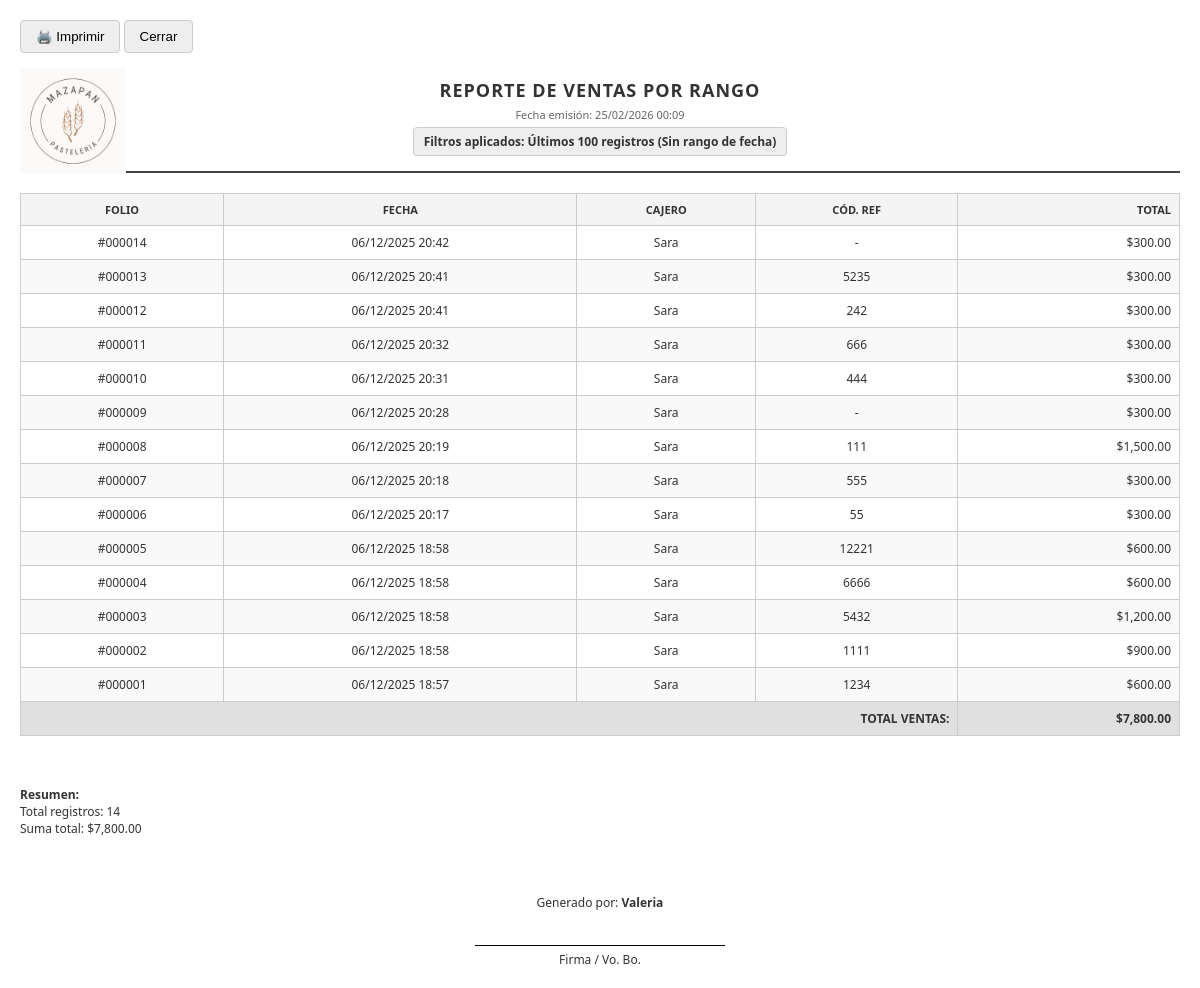
Page /reporte_ventas.php (signed in) on the committed database.
### tables this page shows
CREATE TABLE `ventas` (
  `id` int(10) UNSIGNED NOT NULL,
  `fecha` datetime NOT NULL DEFAULT current_timestamp(),
  `id_usuario` int(10) UNSIGNED NOT NULL,
  `subtotal` decimal(10,2) DEFAULT NULL,
  `iva` decimal(10,2) DEFAULT NULL,
  `total` decimal(10,2) DEFAULT NULL,
  `codigo_externo` varchar(50) DEFAULT NULL
);

CREATE TABLE `usuarios` (
  `id` int(10) UNSIGNED NOT NULL,
  `nombre` varchar(100) NOT NULL,
  `correo` varchar(120) NOT NULL,
  `contrasena` varchar(255) NOT NULL,
  `rol` enum('admin','usuario') NOT NULL DEFAULT 'usuario',
  `activo` tinyint(1) NOT NULL DEFAULT 1,
  `creado_en` timestamp NOT NULL DEFAULT current_timestamp()
);

### reporte_ventas.php (the view, shortened to what this page needs)
<?php
require 'db.php';
$fecha_ini = isset($_GET['f_ini']) ? $_GET['f_ini'] : '';
$fecha_fin = isset($_GET['f_fin']) ? $_GET['f_fin'] : '';
$condicion = "";
$texto_filtro = "";
if (!empty($fecha_ini) && !empty($fecha_fin)) {
    $condicion = " WHERE v.fecha BETWEEN '$fecha_ini 00:00:00' AND '$fecha_fin 23:59:59' ORDER BY v.id ASC";
    $texto_filtro = "Filtros aplicados: Fecha del " . date("d/m/Y", strtotime($fecha_ini)) . " al " . date("d/m/Y", strtotime($fecha_fin));
} else {
    $condicion = " ORDER BY v.id DESC LIMIT 100";
    $texto_filtro = "Filtros aplicados: Últimos 100 registros (Sin rango de fecha)";
}
$sql = "SELECT v.*, u.nombre as cajero
        FROM ventas v
        JOIN usuarios u ON v.id_usuario = u.id
        $condicion";
$ventas = $conn->query($sql);
?>
<!DOCTYPE html>
<html lang="es">
<head>
</head>
<body onload="window.print()">
    <div class="no-print"  style="margin-bottom:15px;">
        <button class="btn" onclick="window.print()">🖨️ Imprimir</button>
        <button class="btn" onclick="window.close()">Cerrar</button>
    </div>
    <div class="header-wrapper">
        <img src="img_items/logo.png" alt="Logo" class="logo" onerror="this.style.display='none'">
        <div class="header-content">
            <h2>Reporte de Ventas por Rango</h2>
            <div class="info">Fecha emisión: <?= date("d/m/Y H:i") ?></div>
            <div class="badge-filtro"><?= $texto_filtro ?></div>
        </div>
    </div>
    <table>
        <thead>
            <tr>
                <th>Folio</th>
                <th>Fecha</th>
                <th>Cajero</th>
                <th>Cód. Ref</th>
                <th class="text-right">Total</th>
            </tr>
        </thead>
        <tbody>
            <?php
            $total_gral = 0; $count = 0;
            while($r = $ventas->fetch_assoc()):
                $total_gral += $r['total']; $count++;
            ?>
            <tr>
                <td>#<?= str_pad($r['id'], 6, "0", STR_PAD_LEFT) ?></td>
                <td><?= date("d/m/Y H:i", strtotime($r['fecha'])) ?></td>
                <td><?= $r['cajero'] ?></td>
                <td><?= $r['codigo_externo'] ?: '-' ?></td>
                <td class="text-right">$<?= number_format($r['total'], 2) ?></td>
            </tr>
            <?php endwhile; ?>
            <tr style="background:#e0e0e0; font-weight:bold;">
                <td colspan="4" class="text-right">TOTAL VENTAS:</td>
                <td class="text-right">$<?= number_format($total_gral, 2) ?></td>
            </tr>
        </tbody>
    </table>
    <div class="footer-report">
        <strong>Resumen:</strong><br>
        Total registros: <?= $count ?><br>
        Suma total: $<?= number_format($total_gral, 2) ?><br><br>
        <div class="signature-box">
            Generado por: <strong><?= htmlspecialchars($_SESSION['user_name']) ?></strong>
            <br><br><br>
            <div class="linea-firma"></div>
            <div style="margin-top:5px;">Firma / Vo. Bo.</div>
        </div>
    </div>
</body>
</html>

### reporte_ventas.php (style rules this page uses)
body { font-family: 'Segoe UI', Tahoma, Geneva, Verdana, sans-serif; margin: 20px; font-size: 12px; color: #333; }
.header-wrapper { position: relative; min-height: 80px; border-bottom: 2px solid #444; padding-bottom: 15px; margin-bottom: 20px; }
.logo { position: absolute; top: 0; left: 0; width: 28mm; }
.header-content { text-align: center; width: 100%; padding-top: 5px; }
h2 { margin: 5px 0; text-transform: uppercase; letter-spacing: 1px; }
.info { font-size: 11px; color: #666; margin-bottom: 5px; }
.badge-filtro { background: #eee; padding: 5px 10px; border-radius: 4px; border: 1px solid #ccc; font-weight: bold; display: inline-block; }
table { width: 100%; border-collapse: collapse; margin-top: 10px; }
th, td { border: 1px solid #ccc; padding: 8px; text-align: center; }
th { background-color: #f4f4f4; font-weight: bold; text-transform: uppercase; font-size: 11px; }
tr:nth-child(even) { background-color: #f9f9f9; }
.text-right { text-align: right; }
.footer-report { margin-top: 50px; page-break-inside: avoid; }
.signature-box { margin-top: 40px; text-align: center; }
.linea-firma { border-top: 1px solid #000; width: 250px; margin: 0 auto; }
.btn { padding: 8px 15px; cursor: pointer; border: 1px solid #ccc; background: #eee; border-radius: 4px; }

### rows in the picture
ventas: id "000014", fecha "06/12/2025 20:42", id_usuario.nombre "Sara", codigo_externo "-", total "300.00"
ventas: id "000013", fecha "06/12/2025 20:41", id_usuario.nombre "Sara", codigo_externo "5235", total "300.00"
ventas: id "000012", fecha "06/12/2025 20:41", id_usuario.nombre "Sara", codigo_externo "242", total "300.00"
ventas: id "000011", fecha "06/12/2025 20:32", id_usuario.nombre "Sara", codigo_externo "666", total "300.00"
ventas: id "000010", fecha "06/12/2025 20:31", id_usuario.nombre "Sara", codigo_externo "444", total "300.00"
ventas: id "000009", fecha "06/12/2025 20:28", id_usuario.nombre "Sara", codigo_externo "-", total "300.00"
ventas: id "000008", fecha "06/12/2025 20:19", id_usuario.nombre "Sara", codigo_externo "111", total "1,500.00"
ventas: id "000007", fecha "06/12/2025 20:18", id_usuario.nombre "Sara", codigo_externo "555", total "300.00"
ventas: id "000006", fecha "06/12/2025 20:17", id_usuario.nombre "Sara", codigo_externo "55", total "300.00"
ventas: id "000005", fecha "06/12/2025 18:58", id_usuario.nombre "Sara", codigo_externo "12221", total "600.00"
ventas: id "000004", fecha "06/12/2025 18:58", id_usuario.nombre "Sara", codigo_externo "6666", total "600.00"
ventas: id "000003", fecha "06/12/2025 18:58", id_usuario.nombre "Sara", codigo_externo "5432", total "1,200.00"
ventas: id "000002", fecha "06/12/2025 18:58", id_usuario.nombre "Sara", codigo_externo "1111", total "900.00"
ventas: id "000001", fecha "06/12/2025 18:57", id_usuario.nombre "Sara", codigo_externo "1234", total "600.00"

### other values in the picture
$texto_filtro "Filtros aplicados: Últimos 100 registros (Sin rango de fecha)"
$total_gral "7,800.00"
$count "14"
$_SESSION['user_name'] "Valeria"
